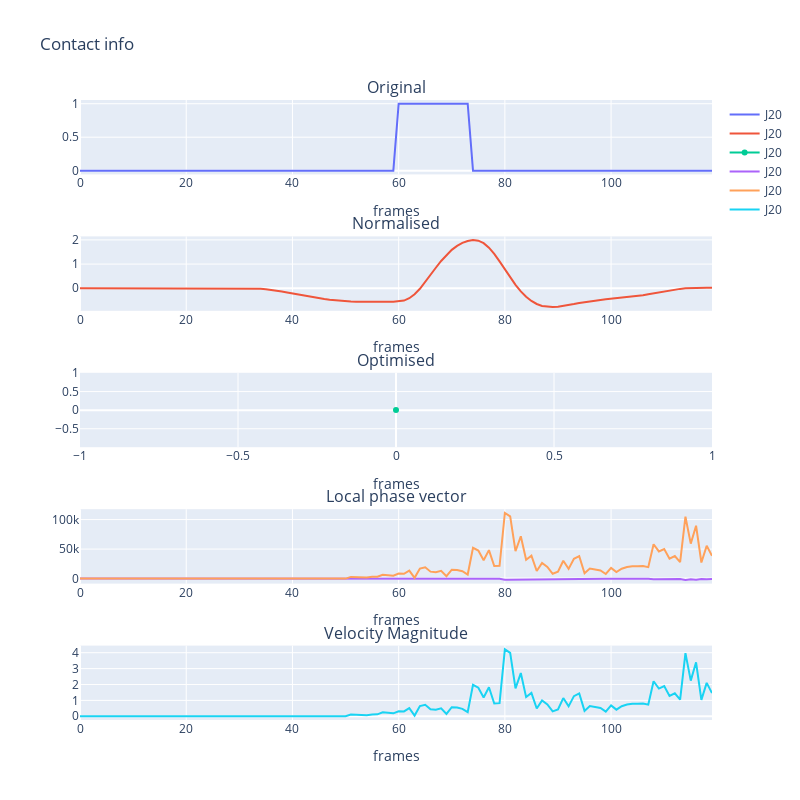

Notebook code for this chart:
### Code cell
plot_contact_single(cO_20, cN_20, cOpt_20, cLocal_20, cAmp_20, cVel_20, i=20)
